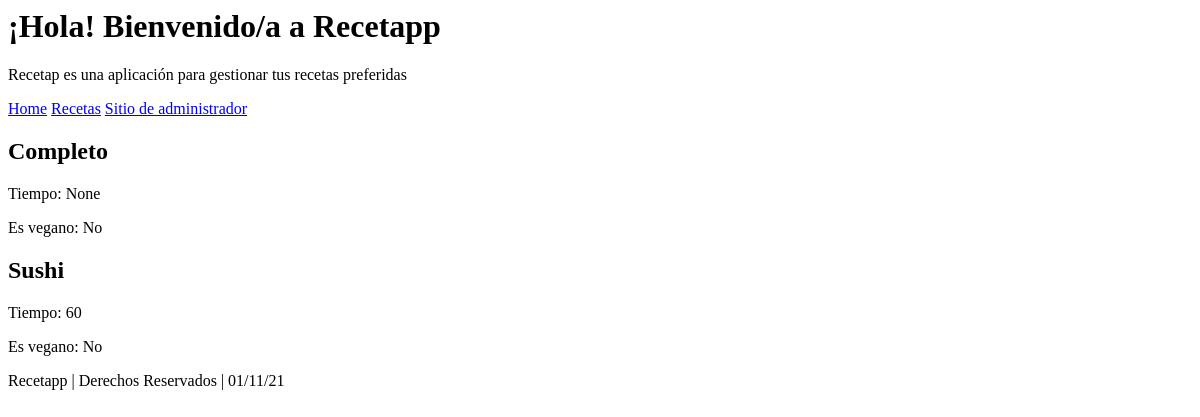
Page /recetas on the earlier database version.
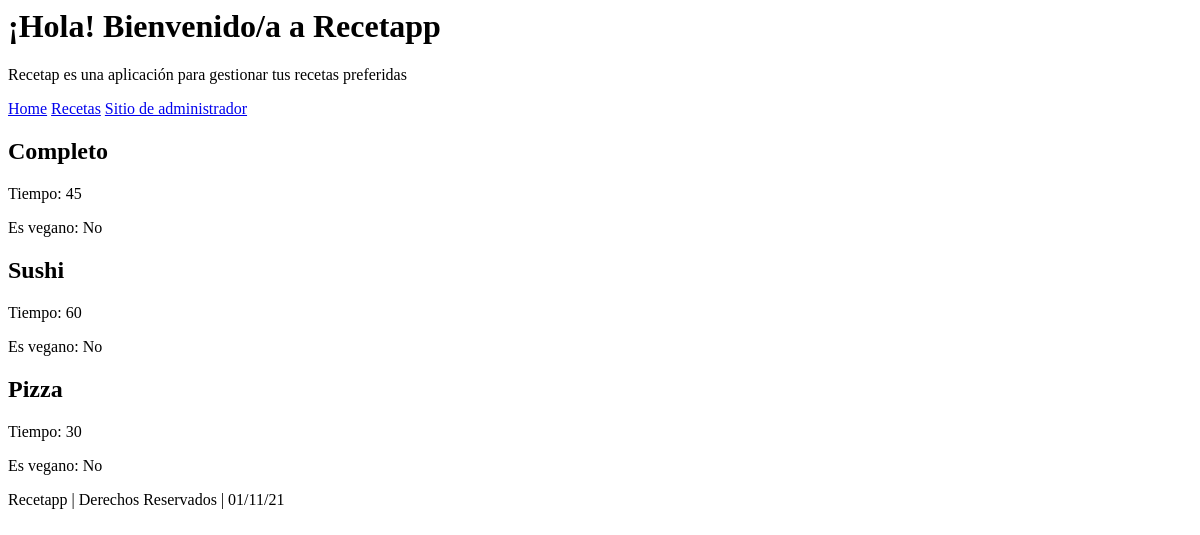
Same page on the later database version.
### Recetapp/Apps/Recetas/models.py (models this page shows, shortened)
class Receta(models.Model):
    nombre = models.CharField(max_length=50)
    tiempo = models.IntegerField(blank=True, null=True)
    vegano = models.BooleanField(null=True)

### Recetapp/Apps/Recetas/views.py (the view)
# urls.py: path("recetas", views.recetas, name="recetas")
def recetas(request):
    recetas = Receta.objects.all()
    return render(request, "recetas.html", {"recetas": recetas})

### Recetapp/Apps/Recetas/templates/recetas.html (shortened to what this page needs)
{% extends 'layout.html' %}
{% block content %}
    {% for receta in recetas %}
        <div class="receta">
            <h2>{{ receta.nombre }}</h2>
                <p>Tiempo: {{ receta.tiempo }}</p>
                {% if receta.vegano == True %}
                    <p>Es vegano: Sí</p>
                 {% else %}
                    <p>Es vegano: No</p>
                {% endif %}
        </div>
    {% endfor %}
{% endblock %}

Differences in the rows shown:
changed Receta "Completo": tiempo "None" → "45"
added Receta: nombre "Pizza", tiempo "30", vegano "Es vegano: No"
